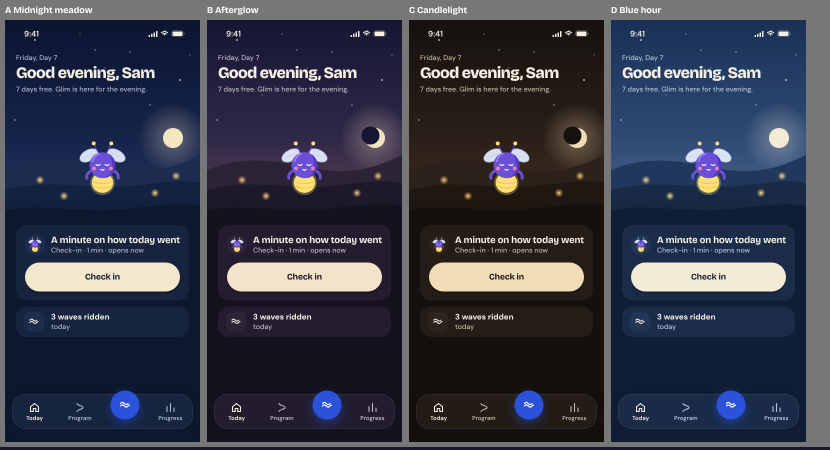
#> input picture cook/night-directions.png, 1660 x 900 px (shown at 1/2 size)
$ python -i compare.py   (imports and definitions only)
#> lines starting #> are read from the running program, lines starting #| are printed output that depends on the picture
"""Compare sheets for critics: per screen [before light | after light | after dark], 2 screens per row, 3 rows per sheet.
usage: python3 -I compare.py <stills_dir> <before_dir> <out_prefix>"""
import sys, os, glob
from PIL import Image, ImageDraw
st, bf, outp = sys.argv[1], sys.argv[2], sys.argv[3]
ids = sorted({os.path.basename(f)[:-10] for f in glob.glob(os.path.join(st, '*-light.png'))})
TW = int(os.environ.get("TW", 230)); TH = int(TW * 844 / 390); GAP = 8; LAB = 22
def tile(path):
#> called with path = '../night-directions.png'
    if path and os.path.exists(path):
        im = Image.open(path).convert('RGB'); im = im.resize((TW, int(TW * im.height / im.width))); return im.crop((0, 0, TW, TH))
#> in tile, im is the input picture: PIL image 1660x900 RGB; mean R, G, B 55.5, 58.5, 73.4
#> after `im = im.resize((TW, int(TW * im.height / im.width)))`:
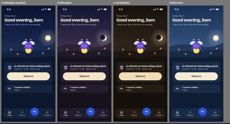
#> im: PIL image 230x124 RGB; mean R, G, B 55.5, 58.6, 73.4
#> after `return im.crop((0, 0, TW, TH))`:
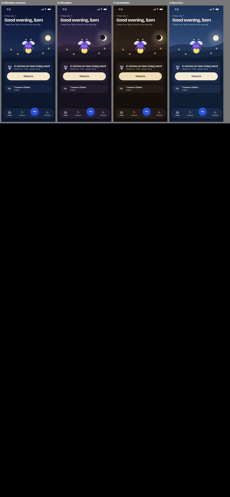
#> returned value: PIL image 230x497 RGB; mean R, G, B 13.9, 14.6, 18.3
    t = Image.new('RGB', (TW, TH), (120, 120, 120)); ImageDraw.Draw(t).text((10, TH // 2), 'new screen', fill='white'); return t
rows = []
# [3 lines not run here, left out]
per = 6; n = 0
# [8 lines not run here, left out]

>>> result = tile('../night-directions.png')
